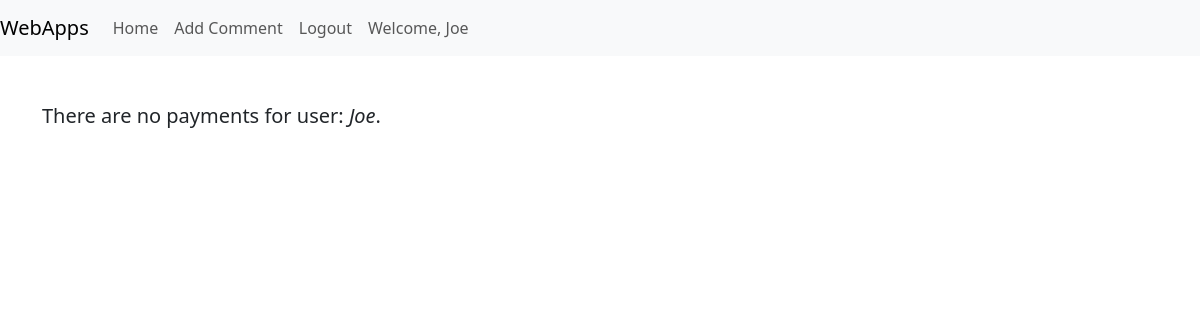
/home/ (signed in), run on an earlier commit of the app's database.
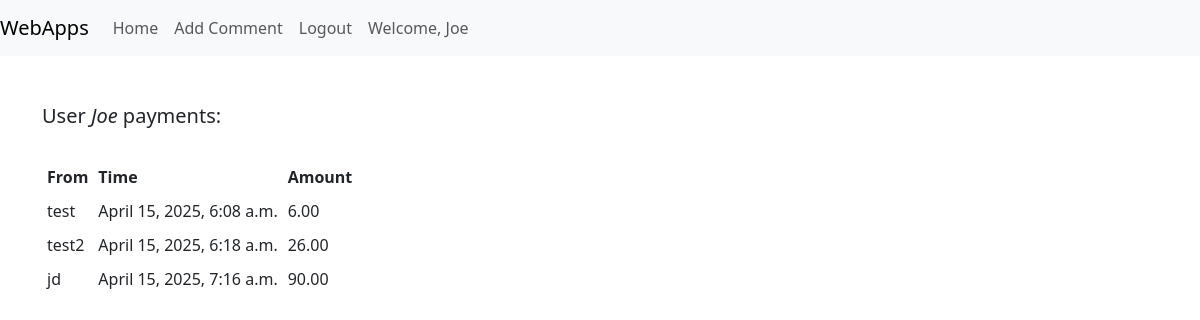
And on a later commit of the database.
### commentstoreapp/models.py (models this page shows, shortened)
class Payment(models.Model):
    name = models.CharField(max_length=100)
    payment_time = models.DateTimeField('payment time')
    payment_amount = models.DecimalField(max_digits=10, decimal_places=2)

### commentstoreapp/views.py (the view)
# urls.py: 2. Add a URL to urlpatterns:  path('', views.home, name='home')
@csrf_protect
def home(request):
    cmnt_list = list(Payment.objects.all())
    return render(request, "commentstoreapp/home.html", {"cmnt_list": cmnt_list})

### templates/commentstoreapp/home.html (shortened to what this page needs)
{% extends 'commentstoreapp/base.html' %}
{% block content %}
    {% if user.is_authenticated %}
        {% if cmnt_list|length > 0 %}
            <h5>User <em>{{user.username}}</em> payments:</h5>
            <br>
            <table>
                <tr>
                    <th>From</th>
                    <th>Time</th>
                    <th>Amount</th>
                </tr>
                {% for cmnt in cmnt_list %}
                    <tr>
                        <td>{{ cmnt.name }}</td>
                        <td>{{ cmnt.payment_time }}</td>
                        <td>{{ cmnt.payment_amount }}</td>
                    </tr>
                {% endfor %}
            </table>
        {% else %}
            <h5>There are no payments for user: <em>{{user.username}}</em>.</h5>
        {% endif %}
    {% else %}
        <h5>Comment Store Application Homepage.</h5>
    {% endif %}
{% endblock %}

### templates/commentstoreapp/base.html (shortened to what this page needs)
<!DOCTYPE html>
<html lang="en">
<nav class="navbar navbar-expand-lg navbar-light bg-light">
    <a class="navbar-brand" href="#">WebApps</a>
    <div class="collapse navbar-collapse" id="navbarText">
        <ul class="navbar-nav mr-auto">
            {% if user.is_authenticated %}
                <li class="nav-item">
                    <a class="nav-link" href="/home/">Home</a>
                </li>
                <li class="nav-item">
                    <a class="nav-link" href="/commentstoreapp/">Add Comment</a>
                </li>
                <li class="nav-item">
                    <a class="nav-link" href="/logout">Logout</a>
                </li>
                <li class="nav-item">
                    <a class="nav-link" href="#">Welcome, {{user.username}}</a>
                </li>
            {% else %}
                <li class="nav-item">
                    <a class="nav-link" href="/login">Login</a>
                </li>
            {% endif %}
        </ul>
    </div>
</nav>
<head>
    <link href="https://cdn.jsdelivr.net/npm/bootstrap@5.3.0-alpha1/dist/css/bootstrap.min.css" rel="stylesheet">
</head>
<body>
<div class="container py-5">
    {% block content %}
    {% endblock %}
</div>
</body>
</html>

What changed in the data, as far as the page shows it:
added Payment: name "test", payment_time "April 15, 2025, 6:08 a.m.", payment_amount "6.00"
added Payment: name "test2", payment_time "April 15, 2025, 6:18 a.m.", payment_amount "26.00"
added Payment: name "jd", payment_time "April 15, 2025, 7:16 a.m.", payment_amount "90.00"
Also different on the page:
{{ user.username }}: (not shown) → "Joe"
{{ user.username }}: "Joe" → (not shown)
text no longer shown: "There are no payments for user: ."
text now shown: "User payments: From Time Amount"
